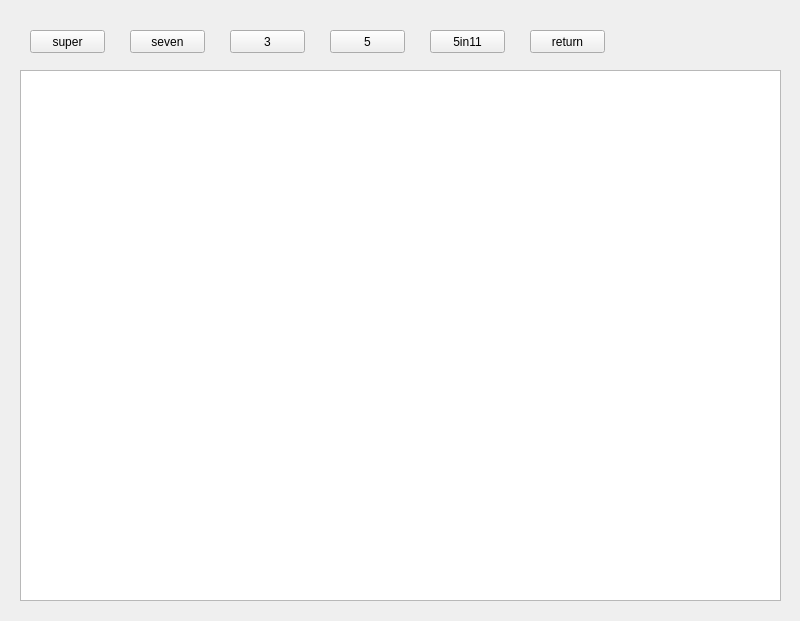
<?xml version="1.0" encoding="UTF-8"?>
<ui version="4.0">
 <class>Lottery</class>
 <widget class="QWidget" name="Lottery">
  <property name="geometry">
   <rect>
    <x>0</x>
    <y>0</y>
    <width>800</width>
    <height>621</height>
   </rect>
  </property>
  <property name="windowTitle">
   <string>Form</string>
  </property>
  <widget class="QPushButton" name="pushButton">
   <property name="geometry">
    <rect>
     <x>30</x>
     <y>30</y>
     <width>75</width>
     <height>23</height>
    </rect>
   </property>
   <property name="text">
    <string>super</string>
   </property>
  </widget>
  <widget class="QPushButton" name="pushButton_2">
   <property name="geometry">
    <rect>
     <x>130</x>
     <y>30</y>
     <width>75</width>
     <height>23</height>
    </rect>
   </property>
   <property name="text">
    <string>seven</string>
   </property>
  </widget>
  <widget class="QPushButton" name="pushButton_3">
   <property name="geometry">
    <rect>
     <x>230</x>
     <y>30</y>
     <width>75</width>
     <height>23</height>
    </rect>
   </property>
   <property name="text">
    <string>3</string>
   </property>
  </widget>
  <widget class="QPushButton" name="pushButton_4">
   <property name="geometry">
    <rect>
     <x>330</x>
     <y>30</y>
     <width>75</width>
     <height>23</height>
    </rect>
   </property>
   <property name="text">
    <string>5</string>
   </property>
  </widget>
  <widget class="QPushButton" name="pushButton_5">
   <property name="geometry">
    <rect>
     <x>430</x>
     <y>30</y>
     <width>75</width>
     <height>23</height>
    </rect>
   </property>
   <property name="text">
    <string>5in11</string>
   </property>
  </widget>
  <widget class="QTableView" name="tableView">
   <property name="geometry">
    <rect>
     <x>20</x>
     <y>70</y>
     <width>761</width>
     <height>531</height>
    </rect>
   </property>
  </widget>
  <widget class="QPushButton" name="pushButton_6">
   <property name="geometry">
    <rect>
     <x>530</x>
     <y>30</y>
     <width>75</width>
     <height>23</height>
    </rect>
   </property>
   <property name="text">
    <string>return</string>
   </property>
  </widget>
 </widget>
 <resources/>
 <connections>
  <connection>
   <sender>pushButton</sender>
   <signal>clicked()</signal>
   <receiver>pushButton</receiver>
   <slot>click()</slot>
   <hints>
    <hint type="sourcelabel">
     <x>70</x>
     <y>38</y>
    </hint>
    <hint type="destinationlabel">
     <x>71</x>
     <y>38</y>
    </hint>
   </hints>
  </connection>
  <connection>
   <sender>pushButton_2</sender>
   <signal>clicked()</signal>
   <receiver>pushButton_2</receiver>
   <slot>click()</slot>
   <hints>
    <hint type="sourcelabel">
     <x>171</x>
     <y>46</y>
    </hint>
    <hint type="destinationlabel">
     <x>171</x>
     <y>46</y>
    </hint>
   </hints>
  </connection>
  <connection>
   <sender>pushButton_3</sender>
   <signal>clicked()</signal>
   <receiver>pushButton_3</receiver>
   <slot>click()</slot>
   <hints>
    <hint type="sourcelabel">
     <x>274</x>
     <y>49</y>
    </hint>
    <hint type="destinationlabel">
     <x>274</x>
     <y>49</y>
    </hint>
   </hints>
  </connection>
  <connection>
   <sender>pushButton_4</sender>
   <signal>clicked()</signal>
   <receiver>pushButton_4</receiver>
   <slot>click()</slot>
   <hints>
    <hint type="sourcelabel">
     <x>351</x>
     <y>40</y>
    </hint>
    <hint type="destinationlabel">
     <x>351</x>
     <y>40</y>
    </hint>
   </hints>
  </connection>
  <connection>
   <sender>pushButton_5</sender>
   <signal>clicked()</signal>
   <receiver>pushButton_5</receiver>
   <slot>click()</slot>
   <hints>
    <hint type="sourcelabel">
     <x>456</x>
     <y>48</y>
    </hint>
    <hint type="destinationlabel">
     <x>456</x>
     <y>48</y>
    </hint>
   </hints>
  </connection>
  <connection>
   <sender>pushButton_6</sender>
   <signal>clicked()</signal>
   <receiver>pushButton_6</receiver>
   <slot>click()</slot>
   <hints>
    <hint type="sourcelabel">
     <x>553</x>
     <y>43</y>
    </hint>
    <hint type="destinationlabel">
     <x>553</x>
     <y>43</y>
    </hint>
   </hints>
  </connection>
 </connections>
</ui>
